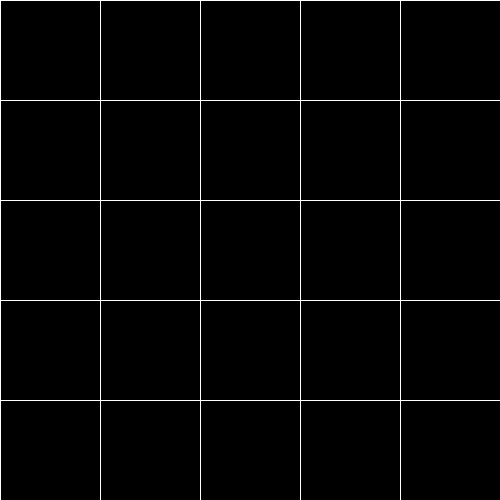
Frame 1 (no input)
Frame 60 (the mouse pressed at the canvas centre just before this capture): identical to frame 1, image omitted
Frame 120 (the mouse held since frame 60 and released just before this capture): identical to frame 1, image omitted

The Processing sketch that drew this single still picture (run headless with seeded random() and noise(); from frame 60 on, the mouse is pressed at the canvas centre):

// Processing sketch: jogo_21_com_matriz
// ── jogo_21_com_matriz.pde
int[][]mTeste=new int [5][5];

int[][]guardaMatrix=new int[5][5];
int[][]virarMatrix=new int[5][5];

int cont;
int [][] matrix(int n, int v) {
  int[][] M= new int [n][n];
  for (int i=0; i<M.length; i++) {
    println();
    for (int j=0; j<M[0].length; j++) {
      M[i][j]=int(random(0, v));
      textSize(30);
      fill(0);
      text(M[j][i], i*100+40, j*100+50);
    }
  }
  println();
  return M;
}


void setup() {
  size(500, 500);
  desenho();
  mTeste=matrix(5, 13);
  println("BOAS VINDAS AO JOGO DO 21");
   println("CRIADO POR: DANIEL CARDEAL");
  println("SEU OBJETIVO É SORTEAR NA TELA AS CARTAS E ATINGIR 21");
  println("SE ULTRAPASSAR 21, VOCÊ PERDE, SE BATER 21, VOCÊ VENCE");
  println("BOAS SORTE");
}

void desenho() {
  for (int i=0; i<5; i++) {
    for (int j=0; j<5; j++) {

      virarMatrix[i][j]=1;
      fill(0);
      stroke(255);
      rect(i*100, j*100, 100, 100);
    }
  }
}

void draw() {
}

void mousePressed() {
  int mX=mouseX/100;
  int mY=mouseY/100;
  guardaMatrix=mTeste;

  println();
  virarMatrix[mX][mY]=0;
  if (virarMatrix[mX][mY]==0) {

    fill(255);
    stroke(0);
    rect(mX*100, mY*100, 100, 100);
    fill(0);
    text(guardaMatrix[mX][mY], mX*100+40, mY*100+50);
  }



  cont+=mTeste[mX][mY];
  println("Numero escolhido:"+guardaMatrix[mX][mY]);

  println("Pontuação="+cont);
  if (cont>21) {
    println("Perdeu, sua pontuação ultrapassou o limite");
  } else if (cont==21)
    println("PARABÉNS, sua pontuação atingiu o limite");
}
